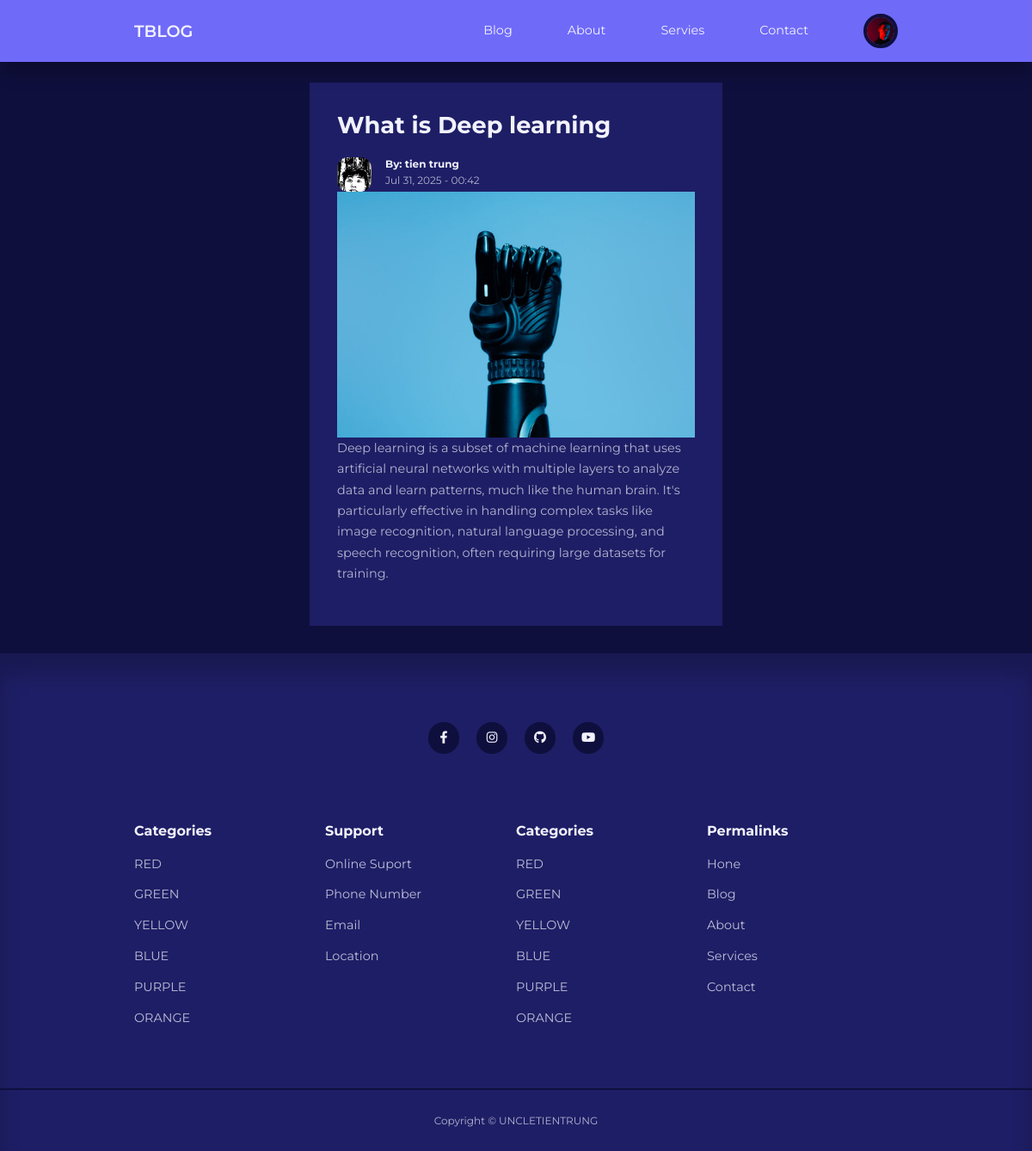
The app's page /post.php?id=10 (signed in) with its own data.
### tables this page shows
CREATE TABLE `users` (
  `id` int(11) UNSIGNED NOT NULL,
  `first_name` varchar(50) NOT NULL,
  `last_name` varchar(50) NOT NULL,
  `user_name` varchar(50) NOT NULL,
  `email` varchar(255) NOT NULL,
  `password` varchar(255) NOT NULL,
  `avatar` varchar(255) NOT NULL,
  `is_admin` tinyint(1) NOT NULL
);

CREATE TABLE `posts` (
  `id` int(50) UNSIGNED NOT NULL,
  `title` varchar(255) NOT NULL,
  `body` text NOT NULL,
  `thumbnail` varchar(255) NOT NULL,
  `date_time` timestamp NOT NULL DEFAULT current_timestamp(),
  `category_id` int(11) UNSIGNED DEFAULT NULL,
  `author_id` int(11) UNSIGNED DEFAULT NULL,
  `is_featured` tinyint(1) NOT NULL
);

### post.php (the view)
<?php
    include 'partials/header.php';
    if(isset($_GET['id'])){
        $id=filter_var($_GET['id'], FILTER_SANITIZE_NUMBER_INT);
        $query="SELECT * FROM posts WHERE id=$id";
        $result=mysqli_query($conn, $query);
        $post=mysqli_fetch_assoc($result);
    }else{
        header('location:'. ROOT_URL. 'blog.php');
    }
?>
    <section class="singlepost">
        <div class="container singlepost__container">
            <?php
                $user_id=$post['author_id'];
                $user_query="SELECT * FROM users WHERE id =$user_id";
                $user_result=mysqli_query($conn, $user_query);
                $user=mysqli_fetch_assoc($user_result);
            ?>
            <h2><?= $post['title'] ?></h2>
            <div class="post__author">
                <div class="post__author-avatar">
                     <img src="./images/<?= $user['avatar'] ?>" alt="">
                </div>
                <div class="post__author-info">
                    <h5>By: <?= $user['first_name'] .' '. $user['last_name']?></h5>
                    <small>
                        <?= date("M d, Y - H:i ", strtotime($post['date_time'])) ?>
                    </small>
                </div>
            </div>
            <div class="singlepost__thumbnail">
                <img src="./images/<?= $post['thumbnail'] ?>" >
            </div>
            <p>
                <?= $post['body']?>
            </p>
        </div>
    </section>
<?php
    include 'partials/footer.php';
?>

### partials/header.php (shortened to what this page needs)
<?php
    require 'config/database.php';
    if(isset($_SESSION['user-id'])){
        $id=filter_var($_SESSION['user-id'], FILTER_SANITIZE_FULL_SPECIAL_CHARS);
        $sql = "SELECT avatar FROM users WHERE id='$id'";
        $result=mysqli_query($conn, $sql);
        $user=mysqli_fetch_assoc($result);
    }
?>
<!DOCTYPE html>
<html lang="en">
<head>
    <link rel="stylesheet" href="./css/style.css">
    <link rel="stylesheet" href="https://cdnjs.cloudflare.com/ajax/libs/font-awesome/6.4.0/css/all.min.css">
</head>
<body>
    <nav>
        <div class="container nav__container">
            <a href="<?= ROOT_URL ?>" class="nav__logo">TBLOG</a>
            <ul class="nav__items">
                <li><a href="<?= ROOT_URL ?>blog.php">Blog</a></li>
                <li><a href="<?= ROOT_URL ?>about.php">About</a></li>
                <li><a href="<?= ROOT_URL ?>services.php">Servies</a></li>
                <li><a href="<?= ROOT_URL ?>contact.php">Contact</a></li>
                <?php if(isset($_SESSION['user-id'])) : ?>
                    <li class="nav__profile">
                        <div class="avatar">
                            <img src="<?= ROOT_URL . 'images/' .$user['avatar']?>">
                        </div>
                    </li>
                <?php else : ?>
                    <li><a href="<?= ROOT_URL ?>signin.php">Signin</a></li>
                <?php endif; ?>
            </ul>
        </div>
    </nav>

### css/style.css (style rules this page uses)
:root { --color-primary: #6f6af8; --color-primary-light: hsl(242,91%,69,18%); --color-primary-variant: #5854c7; --color-red: #da0f3f; --color-red-light: hsl(346, 87%, 46%, 15%); --color-green: #00c476; --color-green-light: hsl(156, 100%, 38%, 15%); --color-gray-900: #1e1e66; --color-gray-700: #2d2b7c; --color-gray-300: rgba(242, 242, 254, 0.3); --color-gray-200: rgba(242, 242, 254, 0.7); --color-white: #f2f2fe; --color-bg: #0f0f3e; --transition: all 300ms ease; --container-width-lg: 74%; --container-width-md: 88%; --form-width: 40%; --card-border-radius-1: 0.3rem; --card-border-radius-2: 0.5rem; --card-border-radius-3: 0.8rem; --card-border-radius-4: 2rem; --card-border-radius-5: 5rem; }
* { margin: 0; padding: 0; outline: 0; border: 0; appearance: 0; list-style: none; text-decoration: none; box-sizing: border-box; }
body { font-family: "Montserrat", sans-serif; line-height: 1.6; color: var(--color-gray-200); overflow-x: hidden; background: var(--color-bg); font-size: 0.9rem; }
.container { width: var(--container-width-lg); max-width: 1800px; margin-inline: auto; }
section { margin-top: 3rem; width: 100vw; }
h1, h2, h3, h4, h5 { color: var(--color-white); line-height: 1.3; }
h2 { font-size: 1.7rem; margin: 1rem 0; }
a { color: var(--color-white); transition: var(--transition); }
img { display: block; width: 100%; object-fit: cover; }
nav { background: var(--color-primary); width: 100vw; height: 4.5rem; position: fixed; top: 0; z-index: 10; box-shadow: 0 1rem 1rem rgba(0, 0, 0, 0.2); }
.nav__container { height: 100%; display: flex; align-items: center; justify-content: space-between; }
.avatar { width: 2.5rem; height: 2.5rem; border-radius: 50%; overflow: hidden; border: 0.3rem solid var(--color-bg); }
.nav__logo { font-weight: 600; font-size: 1.2rem; }
.nav__items { display: flex; align-items: center; gap: 4rem; }
.nav__profile { position: relative; cursor: pointer; }
.post__author { display: flex; gap: 1rem; margin-top: 1.2rem; }
.post__author-avatar { width: 2.5rem; height: 2.5rem; border-radius: var(--card-border-radius-3); overflow: hidden; }
.singlepost { margin: 6rem 0 2rem; }
.singlepost__container { width: var(--form-width); background: var(--color-gray-900); padding: 1rem 2rem 3rem; }
.singlepost__thumbnail { margin-top: 1.5rem 0 1rem; }
.singlepost__container p { margin-top: 1ren; line-height: 1.7; }

### records on screen
users: avatar (picture)
posts: title "What is Deep learning", date_time "Jul 31, 2025 - 00:42", thumbnail (picture), body "Deep learning is a subset of machine learning that uses artificial neural networks with multiple layers to analyze data and learn patterns, much like the human brain. It's particularly effective in handling complex tasks like image recognition, natural language processing, and speech recognition, often requiring large datasets for training."
users: avatar (picture), first_name "tien", last_name "trung"
